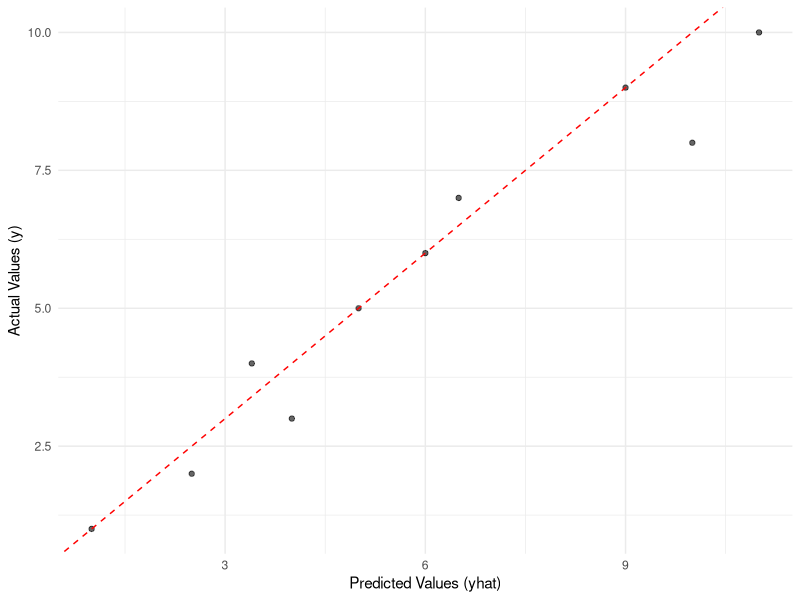

Here is the R script that generated this plot:
## ---- chunk 1

library(ggplot2)

y <- c(1, 2, 3, 4, 5, 6, 7, 8, 9, 10)
yhat <- c(1, 2.5, 4, 3.4, 5, 6, 6.5, 10, 9, 11)

df <- data.frame(predicted = yhat, actual = y)

ggplot(df, aes(x = predicted, y = actual)) +
  geom_point(alpha = 0.6) +
  geom_abline(intercept = 0, slope = 1, color = "red", linetype = "dashed") +
  labs(x = "Predicted Values (yhat)",
       y = "Actual Values (y)") +
  theme_minimal()
